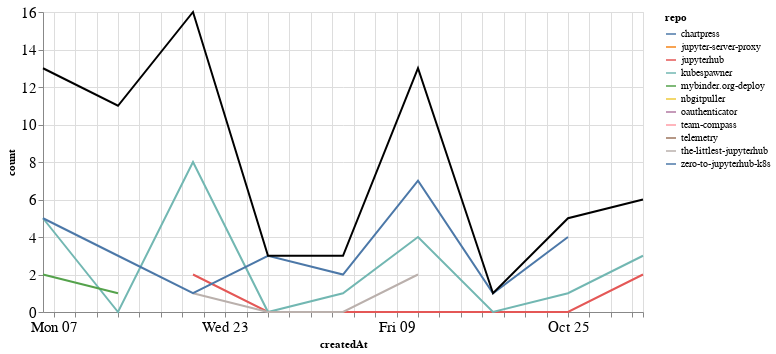

The code cell stored with this chart in its notebook:
### Markdown cell above
## Comments

### Code cell
comments_time = comments.groupby('repo').resample('W', on='createdAt').count()['author'].reset_index()
comments_time = comments_time.rename(columns={'author': 'count'})
comments_time_total = comments_time.groupby('createdAt').agg({"count": "sum"}).reset_index()
ch1 = alt.Chart(comments_time, width=600).mark_line().encode(
    x='createdAt',
    y='count',
    color='repo',
    tooltip="repo"
)

ch2 = alt.Chart(comments_time_total, width=600).mark_line(color="black").encode(
    x='createdAt',
    y='count',
)

ch1 + ch2

### Figure 1 — Vega-Lite specification as saved in the notebook (floating-point values rounded to 4 significant figures)
{"config": {"axisLeft": {"labelFontSize": 15}, "axisBottom": {"labelFontSize": 15}}, "layer": [{"data": {"name": "data-09bcd4f713d6c9e0b9089601674d279e"}, "mark": "line", "encoding": {"color": {"type": "nominal", "field": "repo"}, "tooltip": {"type": "nominal", "field": "repo"}, "x": {"type": "temporal", "field": "createdAt"}, "y": {"type": "quantitative", "field": "count"}}, "width": 600}, {"data": {"name": "data-8fa8b02684c6eeab185f356b5cad6577"}, "mark": {"type": "line", "color": "black"}, "encoding": {"x": {"type": "temporal", "field": "createdAt"}, "y": {"type": "quantitative", "field": "count"}}, "width": 600}], "$schema": "https://vega.github.io/schema/vega-lite/v4.8.1.json", "datasets": {"data-09bcd4f713d6c9e0b9089601674d279e": [{"repo": "chartpress", "createdAt": "2020-11-01T00:00:00", "count": 1}, {"repo": "jupyter-server-proxy", "createdAt": "2020-09-20T00:00:00", "count": 3}, {"repo": "jupyterhub", "createdAt": "2020-09-20T00:00:00", "count": 2}, {"repo": "jupyterhub", "createdAt": "2020-09-27T00:00:00", "count": 0}, {"repo": "jupyterhub", "createdAt": "2020-10-04T00:00:00", "count": 0}, {"repo": "jupyterhub", "createdAt": "2020-10-11T00:00:00", "count": 0}, {"repo": "jupyterhub", "createdAt": "2020-10-18T00:00:00", "count": 0}, {"repo": "jupyterhub", "createdAt": "2020-10-25T00:00:00", "count": 0}, {"repo": "jupyterhub", "createdAt": "2020-11-01T00:00:00", "count": 2}, {"repo": "kubespawner", "createdAt": "2020-09-06T00:00:00", "count": 5}, {"repo": "kubespawner", "createdAt": "2020-09-13T00:00:00", "count": 0}, {"repo": "kubespawner", "createdAt": "2020-09-20T00:00:00", "count": 8}, {"repo": "kubespawner", "createdAt": "2020-09-27T00:00:00", "count": 0}, {"repo": "kubespawner", "createdAt": "2020-10-04T00:00:00", "count": 1}, {"repo": "kubespawner", "createdAt": "2020-10-11T00:00:00", "count": 4}, {"repo": "kubespawner", "createdAt": "2020-10-18T00:00:00", "count": 0}, {"repo": "kubespawner", "createdAt": "2020-10-25T00:00:00", "count": 1}, {"repo": "kubespawner", "createdAt": "2020-11-01T00:00:00", "count": 3}, {"repo": "mybinder.org-deploy", "createdAt": "2020-09-06T00:00:00", "count": 2}, {"repo": "mybinder.org-deploy", "createdAt": "2020-09-13T00:00:00", "count": 1}, {"repo": "nbgitpuller", "createdAt": "2020-09-20T00:00:00", "count": 1}, {"repo": "oauthenticator", "createdAt": "2020-09-06T00:00:00", "count": 1}, {"repo": "team-compass", "createdAt": "2020-09-13T00:00:00", "count": 1}, {"repo": "telemetry", "createdAt": "2020-09-13T00:00:00", "count": 6}, {"repo": "the-littlest-jupyterhub", "createdAt": "2020-09-20T00:00:00", "count": 1}, {"repo": "the-littlest-jupyterhub", "createdAt": "2020-09-27T00:00:00", "count": 0}, {"repo": "the-littlest-jupyterhub", "createdAt": "2020-10-04T00:00:00", "count": 0}, {"repo": "the-littlest-jupyterhub", "createdAt": "2020-10-11T00:00:00", "count": 2}, {"repo": "zero-to-jupyterhub-k8s", "createdAt": "2020-09-06T00:00:00", "count": 5}, {"repo": "zero-to-jupyterhub-k8s", "createdAt": "2020-09-13T00:00:00", "count": 3}, {"repo": "zero-to-jupyterhub-k8s", "createdAt": "2020-09-20T00:00:00", "count": 1}, {"repo": "zero-to-jupyterhub-k8s", "createdAt": "2020-09-27T00:00:00", "count": 3}, {"repo": "zero-to-jupyterhub-k8s", "createdAt": "2020-10-04T00:00:00", "count": 2}, {"repo": "zero-to-jupyterhub-k8s", "createdAt": "2020-10-11T00:00:00", "count": 7}, {"repo": "zero-to-jupyterhub-k8s", "createdAt": "2020-10-18T00:00:00", "count": 1}, {"repo": "zero-to-jupyterhub-k8s", "createdAt": "2020-10-25T00:00:00", "count": 4}], "data-8fa8b02684c6eeab185f356b5cad6577": [{"createdAt": "2020-09-06T00:00:00", "count": 13}, {"createdAt": "2020-09-13T00:00:00", "count": 11}, {"createdAt": "2020-09-20T00:00:00", "count": 16}, {"createdAt": "2020-09-27T00:00:00", "count": 3}, {"createdAt": "2020-10-04T00:00:00", "count": 3}, {"createdAt": "2020-10-11T00:00:00", "count": 13}, {"createdAt": "2020-10-18T00:00:00", "count": 1}, {"createdAt": "2020-10-25T00:00:00", "count": 5}, {"createdAt": "2020-11-01T00:00:00", "count": 6}]}}
